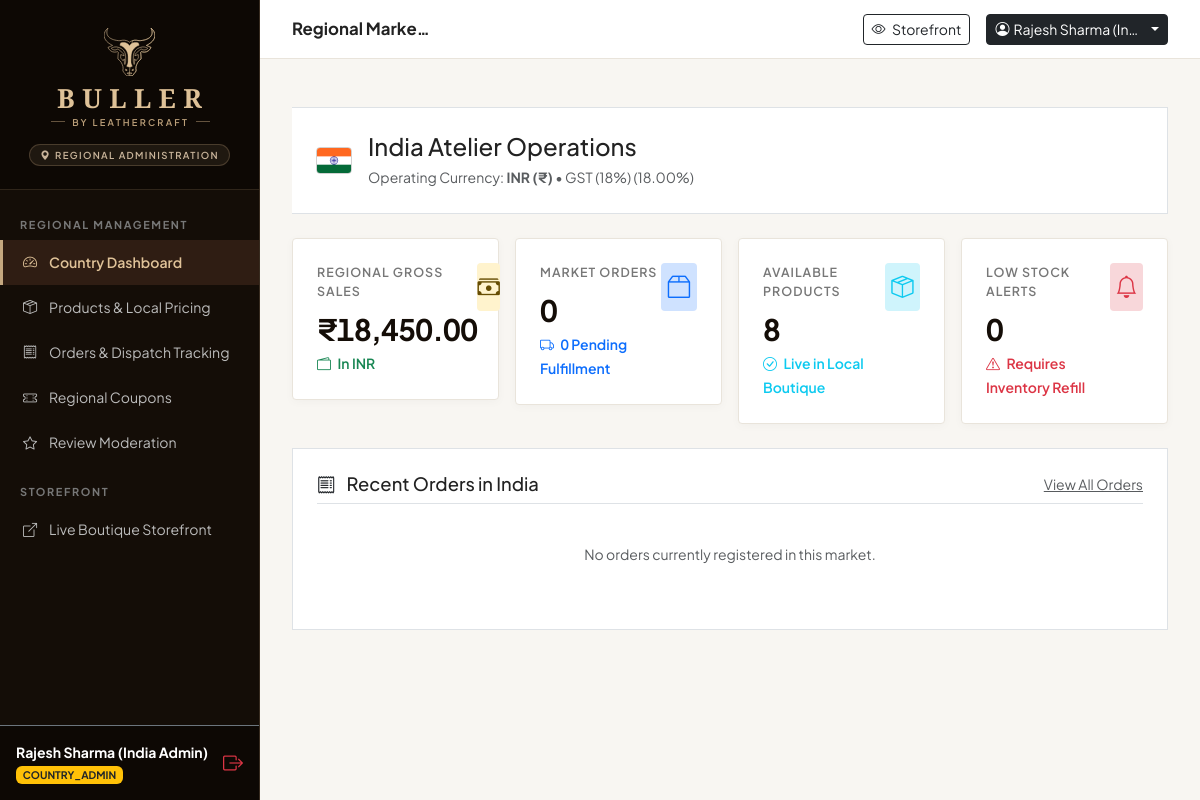
Screenshot of /admin/dashboard (signed in) with the database file from the repository.
### tables this page shows
CREATE TABLE `countries` (
    `id` INT AUTO_INCREMENT PRIMARY KEY,
    `code` VARCHAR(5) NOT NULL UNIQUE,           
    `name` VARCHAR(100) NOT NULL,
    `currency_code` VARCHAR(10) NOT NULL,        
    `currency_symbol` VARCHAR(10) NOT NULL,      
    `currency_name` VARCHAR(50) NOT NULL,        
    `exchange_rate_to_usd` DECIMAL(12, 6) NOT NULL DEFAULT 1.000000,
    `tax_rate_percent` DECIMAL(5, 2) NOT NULL DEFAULT 0.00,
    `tax_name` VARCHAR(50) NOT NULL DEFAULT 'VAT / Sales Tax',
    `flat_shipping_rate` DECIMAL(10, 2) NOT NULL DEFAULT 0.00,
    `free_shipping_threshold` DECIMAL(10, 2) NOT NULL DEFAULT 0.00,
    `return_window_days` INT NOT NULL DEFAULT 30,
    `phone_code` VARCHAR(10) NOT NULL DEFAULT '+1',
    `flag_icon` VARCHAR(10) NOT NULL DEFAULT '🌐',
    `is_active` TINYINT(1) NOT NULL DEFAULT 1,
    `created_at` TIMESTAMP DEFAULT CURRENT_TIMESTAMP,
    `updated_at` TIMESTAMP DEFAULT CURRENT_TIMESTAMP ON UPDATE CURRENT_TIMESTAMP,
    INDEX `idx_country_code` (`code`),
    INDEX `idx_country_active` (`is_active`)
);

### app/core/Auth.php (called while the page is built, shortened)
<?php
class Auth {
    public static function user(): ?array {
        return [
            'id' => $_SESSION['user_id'],
            'name' => $_SESSION['user_name'],
            'email' => $_SESSION['user_email'],
            'role' => $_SESSION['user_role'],
        ];
    }
    public static function isLoggedIn(): bool {
        return isset($_SESSION['user_id']) && !empty($_SESSION['user_id']);
    }
    public static function isSuperAdmin(): bool {
        return self::isLoggedIn() && ($_SESSION['user_role'] === 'super_admin');
    }
    public static function getPermittedCountryIds(): array {
        return $_SESSION['assigned_countries'] ?? [];
    }
}

### app/views/admin/dashboard.php (the view, shortened to what this page needs)
<?php
$pageTitle = 'Regional Market Dashboard — ' . $currentCountry['name'];
require __DIR__ . '/../layouts/admin_header.php';
?>
<div class="container-fluid p-0">
    <div class="p-4 bg-white border shadow-soft mb-4" style="border-color: var(--admin-card-border); border-left: 4px solid var(--color-espresso-deep) !important;">
        <div class="d-flex flex-column flex-md-row justify-content-between align-items-md-center gap-3">
            <div class="d-flex align-items-center gap-3">
                <?= country_flag($currentCountry['code'], $currentCountry['name'], 36) ?>
                <div>
                    <h2 class="h4 font-serif mb-1" style="color: var(--color-espresso-deep);">
                        <?= e($currentCountry['name']) ?> Atelier Operations
                    </h2>
                    <span class="text-muted small">
                        Operating Currency: <strong><?= e($currentCountry['currency_code']) ?> (<?= e($currentCountry['currency_symbol']) ?>)</strong> &bull; <?= e($currentCountry['tax_name']) ?> (<?= $currentCountry['tax_rate_percent'] ?>%)
                    </span>
                </div>
            </div>
        </div>
    </div>
    <div class="row g-3 mb-4">
        <div class="col-xl-3 col-md-6">
            <div class="kpi-card">
                <div class="d-flex justify-content-between align-items-start">
                    <div>
                        <div class="kpi-label">Regional Gross Sales</div>
                        <div class="kpi-value"><?= e($currentCountry['currency_symbol']) . number_format($kpis['revenue'] ?? 18450.00, 2) ?></div>
                        <small class="text-success fw-semibold"><i class="bi bi-wallet2 me-1"></i> In <?= e($currentCountry['currency_code']) ?></small>
                    </div>
                    <div class="kpi-icon-box bg-warning-subtle text-warning-emphasis">
                        <i class="bi bi-cash-stack"></i>
                    </div>
                </div>
            </div>
        </div>
        <div class="col-xl-3 col-md-6">
            <div class="kpi-card">
                <div class="d-flex justify-content-between align-items-start">
                    <div>
                        <div class="kpi-label">Market Orders</div>
                        <div class="kpi-value"><?= (int)($kpis['total_orders'] ?? 36) ?></div>
                        <small class="text-primary fw-semibold"><i class="bi bi-truck me-1"></i> <?= (int)($kpis['pending_orders'] ?? 4) ?> Pending Fulfillment</small>
                    </div>
                    <div class="kpi-icon-box bg-primary-subtle text-primary">
                        <i class="bi bi-box2"></i>
                    </div>
                </div>
            </div>
        </div>
        <div class="col-xl-3 col-md-6">
            <div class="kpi-card">
                <div class="d-flex justify-content-between align-items-start">
                    <div>
                        <div class="kpi-label">Available Products</div>
                        <div class="kpi-value"><?= (int)($kpis['available_products'] ?? 8) ?></div>
                        <small class="text-info fw-semibold"><i class="bi bi-check-circle me-1"></i> Live in Local Boutique</small>
                    </div>
                    <div class="kpi-icon-box bg-info-subtle text-info">
                        <i class="bi bi-box-seam"></i>
                    </div>
                </div>
            </div>
        </div>
        <div class="col-xl-3 col-md-6">
            <div class="kpi-card">
                <div class="d-flex justify-content-between align-items-start">
                    <div>
                        <div class="kpi-label">Low Stock Alerts</div>
                        <div class="kpi-value"><?= (int)($kpis['low_stock_count'] ?? 2) ?></div>
                        <small class="text-danger fw-semibold"><i class="bi bi-exclamation-triangle me-1"></i> Requires Inventory Refill</small>
                    </div>
                    <div class="kpi-icon-box bg-danger-subtle text-danger">
                        <i class="bi bi-bell"></i>
                    </div>
                </div>
            </div>
        </div>
    </div>
    <div class="bg-white border p-4 shadow-soft mb-4" style="border-color: var(--admin-card-border);">
        <div class="d-flex justify-content-between align-items-center mb-3 pb-2 border-bottom">
            <h5 class="font-serif mb-0" style="color: var(--color-espresso-deep); font-size: 1.15rem;">
                <i class="bi bi-receipt text-dark me-2"></i> Recent Orders in <?= e($currentCountry['name']) ?>
            </h5>
            <a href="<?= url('admin/orders?country_id=' . $currentCountry['id']) ?>" class="small text-muted">View All Orders</a>
        </div>
        <?php if (empty($recentOrders)): ?>
            <p class="text-muted small py-4 text-center">No orders currently registered in this market.</p>
        <?php endif; ?>
    </div>
</div>
<?php require __DIR__ . '/../layouts/admin_footer.php'; ?>

### app/views/layouts/admin_header.php (shortened to what this page needs)
<!DOCTYPE html>
<html lang="en">
<head>
    <link href="https://cdn.jsdelivr.net/npm/bootstrap@5.3.3/dist/css/bootstrap.min.css" rel="stylesheet">
    <link rel="stylesheet" href="https://cdn.jsdelivr.net/npm/bootstrap-icons@1.11.3/font/bootstrap-icons.min.css">
    <?php
    $adminCssDiskPath = dirname(__DIR__, 3) . '/assets/css/admin-theme.css';
    $adminCssVer = file_exists($adminCssDiskPath) ? filemtime($adminCssDiskPath) : time();
    ?>
    <link rel="stylesheet" href="<?= asset('assets/css/admin-theme.css') ?>?v=<?= $adminCssVer ?>">
</head>
<body class="admin-body">
    <?php require __DIR__ . '/admin_sidebar.php'; ?>
    <div class="admin-main-wrapper">
        <header class="admin-topbar">
            <div class="d-flex align-items-center gap-2">
                <h4 class="mb-0 font-serif fw-bold text-truncate admin-topbar-title" style="color: var(--color-espresso-deep); font-size: 1.05rem; max-width: 140px;">
                    <?= isset($pageTitle) ? e($pageTitle) : 'Atelier Administration' ?>
                </h4>
            </div>
            <div class="d-flex align-items-center gap-2 gap-sm-3">
                <a href="<?= url('') ?>" target="_blank" class="btn btn-outline-dark btn-sm p-1 px-2" title="Preview Storefront">
                    <i class="bi bi-eye"></i> <span class="d-none d-md-inline ms-1">Storefront</span>
                </a>
                <div class="dropdown">
                    <button class="btn btn-dark btn-sm dropdown-toggle d-flex align-items-center gap-1 p-1 px-2" type="button" data-bs-toggle="dropdown" aria-expanded="false" title="<?= e(Auth::user()['name']) ?>">
                        <i class="bi bi-person-circle"></i>
                        <span class="d-none d-md-inline text-truncate" style="max-width: 130px;"><?= e(Auth::user()['name']) ?></span>
                    </button>
                </div>
            </div>
        </header>
        <div class="px-4 pt-3">
        </div>
        <main class="admin-content-area">

### assets/css/admin-theme.css (style rules this page uses)
:root { --admin-sidebar-bg: #140d07; --admin-sidebar-hover: #23160e; --admin-sidebar-active: #2f1d13; --admin-gold: #c5a880; --admin-gold-light: #dfc298; --admin-bg: #f8f6f2; --admin-card-border: #e9e4db; --admin-text: #222222; }
html { overflow-x: hidden; max-width: 100vw; width: 100%; }
body.admin-body { background-color: var(--admin-bg); color: var(--admin-text); font-family: 'Plus Jakarta Sans', system-ui, -apple-system, sans-serif; overflow-x: hidden; max-width: 100vw; width: 100%; }
.admin-main-wrapper { margin-left: 260px; min-height: 100vh; display: flex; flex-direction: column; }
.admin-topbar { background: #fff; border-bottom: 1px solid var(--admin-card-border); padding: 0.85rem 2rem; display: flex; align-items: center; justify-content: space-between; position: sticky; top: 0; z-index: 90; }
.admin-content-area { padding: 2rem; flex-grow: 1; }
.kpi-card { background: #fff; border: 1px solid var(--admin-card-border); padding: 1.5rem; border-radius: 4px; box-shadow: 0 2px 10px rgba(0,0,0,0.03); transition: transform 0.2s ease; }
.kpi-label { font-size: 0.78rem; text-transform: uppercase; letter-spacing: 0.08em; color: #777; font-weight: 600; margin-bottom: 0.4rem; }
.kpi-value { font-size: 1.85rem; font-weight: 700; color: #140d07; font-family: 'Plus Jakarta Sans', system-ui, -apple-system, sans-serif !important; font-variant-numeric: tabular-nums lining-nums; letter-spacing: -0.02em; }
.table td, .table th, .kpi-card small, .badge, .order-num, .currency-amount { font-variant-numeric: tabular-nums lining-nums; }
.kpi-icon-box { width: 48px; height: 48px; border-radius: 4px; display: flex; align-items: center; justify-content: center; font-size: 1.4rem; }

### rows the page displays
countries: name "Regional Marke…", name "India", currency_code "INR", currency_symbol "₹", tax_name "GST (18%)", tax_rate_percent "18.00"

### other values shown
Auth::user()['name'] "Rajesh Sharma (India Admin)"
Auth::user()['role'] "COUNTRY_ADMIN"
Auth::user()['name'] "Rajesh Sharma (In…"
$kpis['revenue'] "18,450.00"
$kpis['total_orders'] "0"
$kpis['pending_orders'] "0"
$kpis['available_products'] "8"
$kpis['low_stock_count'] "0"
